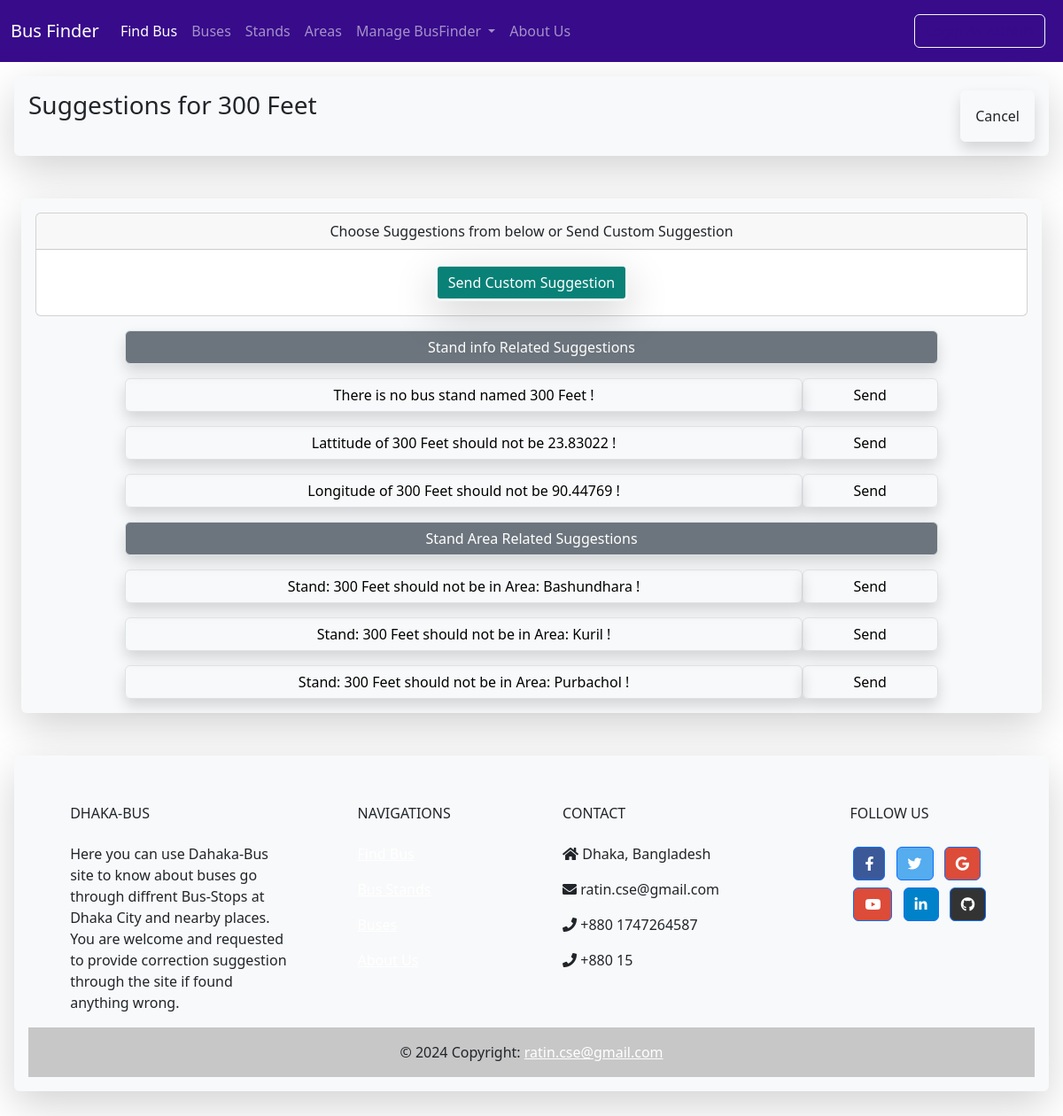
The app's page /suggest-stand/1/ with its own data.
### Stands/models.py (models this page shows, shortened)
class Stand(models.Model):
    s_no=models.PositiveIntegerField(unique=True)
    s_name=models.CharField(max_length=100)
    lati = models.FloatField(blank=True,null=True)
    longi = models.FloatField(blank=True,null=True)
    area=models.ManyToManyField(Area)
    class Meta:
        ordering=['s_name']

class Area(models.Model):
    a_no=models.PositiveIntegerField(unique=True)
    a_name=models.CharField(max_length=100)
    class Meta:
        ordering=['a_name']

### FindBus/views.py (the view)
# urls.py: path('suggest-stand/<int:stand_id>/', views.suggestStand, name='suggest_stand'),
def suggestStand(request,stand_id):
    stand = Stand.objects.get(id=stand_id)
    if stand:
        context = {'stand': stand}
        return render(request, 'suggest_stand.html', context)
    else:
        context={'error':f"Stand is not Found with id = {stand_id} !"}
    return render(request, 'error.html', context)

### FindBus/templates/suggest_stand.html
{% extends "base.html" %}
{% block page_header %}
  <h3>Suggestions for {{ stand.s_name }}</h3>
  <a class="btn bg-parent p-3 shadow border border-light text-nowrap" href="{% url 'stands:stand' stand.id  %}" >Cancel</a>
{% endblock page_header %}
{% block content %}
  <div class="card text-center">
    <div class="card-header">Choose Suggestions from below or Send Custom Suggestion</div>
    <div class="card-body">
      <a style="background-color: rgb(9, 129, 119);"href="{% url 'suggest_custom' %}" class="btn border border-3 text-white border-light shadow-lg">Send Custom Suggestion</a>
    </div>
  </div>
  <div class="container col-12 col-sm-10 col-md-10 col-lg-10 text-center">
    <div class="row gx-2">
        <button class="col gy-3 col-12 btn btn-secondary shadow border text-white text-center">Stand info Related Suggestions</button>
    </div>
    <div class="row gx-2">
        <button class="col gy-3 col-10 col-sm-10 btn shadow border text-black text-center">There is no bus stand named {{ stand.s_name }} !</button>
        <a href="{% url 'feedback_success' 'There is no bus stand named '|add:stand.s_name|add:' ! ' stand.s_name %}" class="col gy-3 col-2 col-sm-2 btn shadow border text-black d-flex justify-content-center align-items-center">Send</a>
    </div>
    <div class="row gx-2">
        <button class="col gy-3 col-10 col-sm-10 btn shadow border text-black text-center">Lattitude of {{ stand.s_name }} should not be {{ stand.lati }} !</button>
        {% with lati=stand.lati|stringformat:"f" %}
        <a href="{% url 'feedback_success' 'Lattitude of '|add:stand.s_name|add:' should not be '|add:lati|add:' ! ' stand.s_name %}" class="col gy-3 col-2 col-sm-2 btn shadow border text-black d-flex justify-content-center align-items-center">Send</a>
        {% endwith %}
    </div>
    <div class="row gx-2">
        <button class="col gy-3 col-10 col-sm-10 btn shadow border text-black text-center">Longitude of {{ stand.s_name }} should not be {{ stand.longi }} !</button>
        {% with longi=stand.longi|stringformat:"f" %}
        <a href="{% url 'feedback_success' 'Longitude of '|add:stand.s_name|add:' should not be '|add:longi|add:' ! ' stand.s_name %}" class="col gy-3 col-2 col-sm-2 btn shadow border text-black d-flex justify-content-center align-items-center">Send</a>
        {% endwith %}
    </div>
    <div class="row gx-2">
        <button class="col gy-3 col-12 btn btn-secondary shadow border text-white text-center">Stand Area Related Suggestions</button>
    </div>
    {% for area in stand.area.all %}
        <div class="row gx-2">
            <button class="col gy-3 col-10 col-sm-10 btn shadow border text-black text-center">Stand: {{ stand.s_name }} should not be in Area: {{ area.a_name }} !</button>
            <a href="{% url 'feedback_success' 'There is no bus stand named '|add:stand.s_name|add:' ! ' stand.s_name %}" class="col gy-3 col-2 col-sm-2 btn shadow border text-black d-flex justify-content-center align-items-center">Send</a>
        </div>
    {% endfor %}
  </div>
{% endblock content %}

### records on screen
Stand: s_name "300 Feet", lati "23.83022", longi "90.44769"
Area: a_name "Bashundhara"
Area: a_name "Kuril"
Area: a_name "Purbachol"
